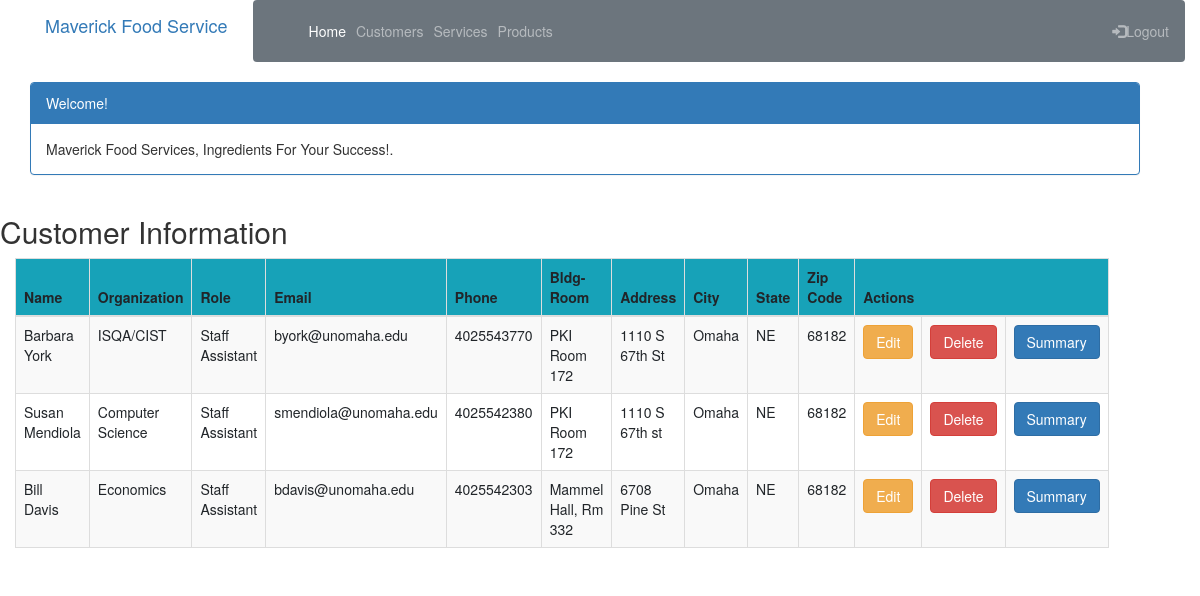
/customer_list (signed in), run on the app's committed database.
### crm/models.py (models this page shows, shortened)
class Customer(models.Model):
    cust_name = models.CharField(max_length=50)
    email = models.EmailField(max_length=100)
    phone = models.CharField(max_length=20)
    bldgroom = models.CharField(max_length=100)
    address = models.CharField(max_length=200)
    city = models.CharField(max_length=50)
    state = models.CharField(max_length=50)
    zipcode = models.CharField(max_length=10)
    organization = models.CharField(max_length=100)
    role = models.CharField(max_length=100)

### crm/views.py (the view)
# urls.py: path('customer_list', views.customer_list, name='customer_list'),
@login_required
def customer_list(request):
    customer = Customer.objects.filter()
    return render(request, 'crm/customer_list.html',
                  {'customers': customer})

### crm/templates/crm/customer_list.html (shortened to what this page needs)
<!DOCTYPE html>
<html lang="en">
{% extends 'crm/base.html' %}
{% block content %}
    <html>
    <head>
        <link rel="stylesheet" href="https://maxcdn.bootstrapcdn.com/bootstrap/3.3.4/css/bootstrap.min.css">
    </head>
    <body class="bodylist">
    <div class="container">
        <div class="panel panel-primary">
            <div class="panel-heading">Welcome!</div>
            <div class="panel-body">
                Maverick Food Services, Ingredients For Your Success!.
            </div>
        </div>
    </div>
    <div class="row">
        <h2>Customer Information</h2>
    </div>
    <div>
        <table class="table table-striped table-bordered table-hover w-auto">
            <thead>
            <tr class="bg-info">
                <th>Name</th>
                <th>Organization</th>
                <th>Role</th>
                <th>Email</th>
                <th>Phone</th>
                <th>Bldg-Room</th>
                <th>Address</th>
                <th>City</th>
                <th>State</th>
                <th>Zip Code</th>
                <th colspan="3">Actions</th>
            </tr>
            </thead>
            <tbody>
            {% for customer in customers %}
                <tr>
                    <td>{{ customer.cust_name }}</td>
                    <td>{{ customer.organization }}</td>
                    <td>{{ customer.role }}</td>
                    <td>{{ customer.email }}</td>
                    <td>{{ customer.phone }}</td>
                    <td>{{ customer.bldgroom }}</td>
                    <td>{{ customer.address }}</td>
                    <td>{{ customer.city }}</td>
                    <td>{{ customer.state }}</td>
                    <td>{{ customer.zipcode }}</td>
                    <td><a href="{% url 'crm:customer_edit' pk=customer.pk %}"
                           class="btn btn-warning">Edit</a></td>
                    <td><a href="{% url 'crm:customer_delete' pk=customer.pk %}"
                           onclick="return confirm('Are you sure you want to delete?')"
                           class="btn btn-danger">Delete</a>
                    </td>
                    <td><a href="{% url 'crm:summary' pk=customer.pk %}"
                           class="btn btn-primary">Summary</a>
                    </td>
                </tr>
            {% endfor %}
            </tbody>
        </table>
    </div>
    </body>
    </html>
{% endblock %}

### crm/static/css/portfolio.css (style rules this page uses)
body { padding-left: 15px; }

### data on the page
Customer: cust_name "Barbara York", organization "ISQA/CIST", role "Staff Assistant", email "byork@unomaha.edu", phone "4025543770", bldgroom "PKI Room 172", address "1110 S 67th St", city "Omaha", state "NE", zipcode "68182"
Customer: cust_name "Susan Mendiola", organization "Computer Science", role "Staff Assistant", email "smendiola@unomaha.edu", phone "4025542380", bldgroom "PKI Room 172", address "1110 S 67th st", city "Omaha", state "NE", zipcode "68182"
Customer: cust_name "Bill Davis", organization "Economics", role "Staff Assistant", email "bdavis@unomaha.edu", phone "4025542303", bldgroom "Mammel Hall, Rm 332", address "6708 Pine St", city "Omaha", state "NE", zipcode "68182"
